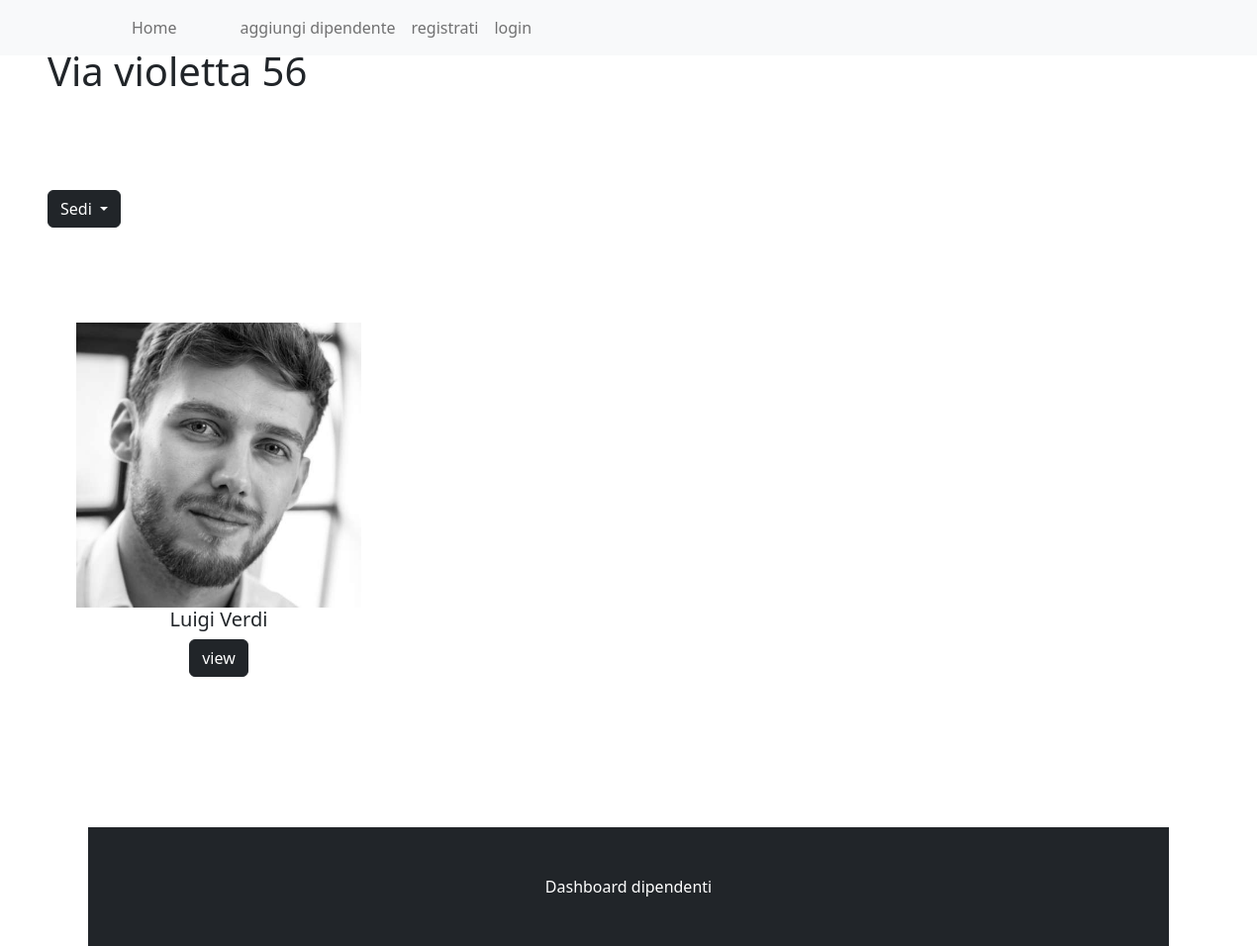
Page /sede/violetta on the committed database.
### managementApp/models.py (models this page shows, shortened)
class Sede1(models.Model):
    indirizzo = models.CharField(max_length=200)
    slug = models.SlugField(max_length=255, unique=True)
    def get_absolute_url(self):
        return reverse('managementApp:dipendente_sede', args=[self.slug])

class Dipendente1(models.Model):
    nome = models.CharField(max_length=200)
    cognome = models.CharField(max_length=200)
    immagine = models.ImageField(blank=True)
    sede = models.ForeignKey(Sede1, on_delete=models.CASCADE)
    azienda = models.ForeignKey(Azienda1, on_delete=models.CASCADE)

### managementApp/views.py (the view)
# urls.py: path('sede/<slug:sede_slug>', views.dipendente_sede, name='dipendente_sede'),
def dipendente_sede(request, sede_slug):
    sede = get_object_or_404(Sede1, slug=sede_slug)
    sedi = Sede1.objects.all()
    dipendenti = Dipendente1.objects.filter(sede=sede)
    return render(request, 'dipendente_sede.html', {'sede' : sede, 'sedi' : sedi, 'dipendenti' : dipendenti} )

### templates/dipendente_sede.html (shortened to what this page needs)
<html>
<head>
    <link href="https://cdn.jsdelivr.net/npm/bootstrap@5.2.1/dist/css/bootstrap.min.css" rel="stylesheet">
</head>
<body>
    {% include 'common/base.html'%}
    <h1 class="title m-5">{{ sede.indirizzo}}</h1>
    <div class="row">
        <div class="dropdown my-5 mx-5">
            <button class="btn btn-secondary dropdown-toggle btn-dark" type="button" data-bs-toggle="dropdown" aria-expanded="false">
          Sedi
        </button>
        </div>
    </div>
    <div class="container my-5">
        <div class="row">
            <div class="row">
                {%for dipendente in dipendenti %}
                <div class="col-sm">
                    <div class="card-fluid text-center" style="width: 18rem">
                        <img src="{{dipendente.immagine.url }}" class="card-img" alt="..." />
                        <div class="card-body">
                            <h5 class="card-title">{{dipendente.nome}} {{dipendente.cognome}}</h5>
                            <div class="mx-2 my-2">
                                <a href="" class="btn btn-dark">view </a>
                            </div>
                        </div>
                    </div>
                </div>
                {% endfor %}
            </div>
        </div>
    </div>
    <br>
    <br>
    <br>
    <br> {% include 'common/footer.html'%}
</body>
</html>

### rows in the picture
Sede1: indirizzo "Via violetta 56"
Dipendente1: immagine (picture), nome "Luigi", cognome "Verdi"
